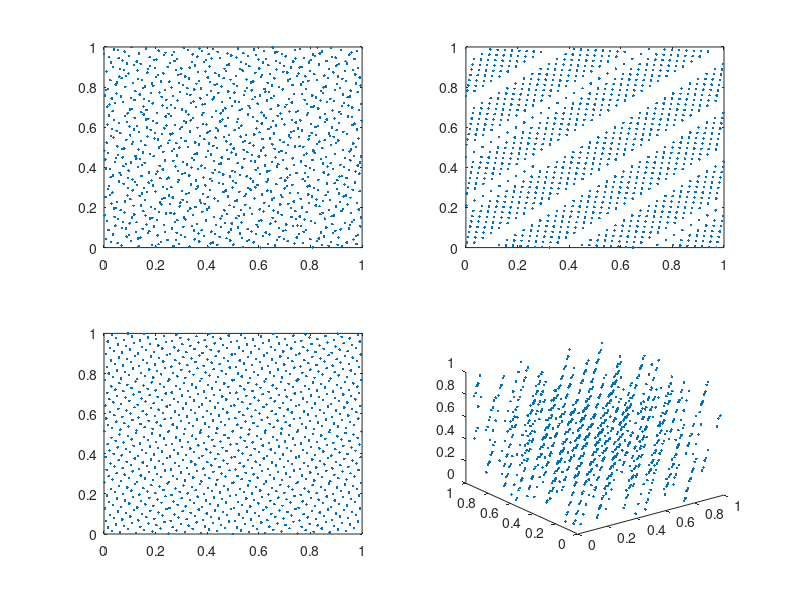

Write MATLAB code to recreate this figure.
function quasi

overview_plot

% function for esimation start-discrepancy
% Halton 1960
% D* = prod_i (3b_i -2)/ln b_i (ln n)^s/N
% Niederreiter 1992
% D* = s/N + 1/N prod_i [ (b_i -1)/(2 ln b_i) ln N + (b_i + 1)/2]
% estimate by MC, generate a_i and compute A(B,P)/N-lambda(B) -> T*


%unittest_quasi
return


function wikipedia_plot
x = halton_sequence(10, 2, 1);
plot(x(:,1), x(:,2), 'ro')
hold all;
x = halton_sequence(90, 2, 11);
plot(x(:,1), x(:,2), 'bo')
hold all;
x = halton_sequence(156, 2, 101);
plot(x(:,1), x(:,2), 'go')
axis equal
hold off;



function overview_plot
n=1000;

subplot(2,2,1)
x = halton_sequence(n, 2);
plot(x(:,1), x(:,2), '.')

subplot(2,2,2)
x = halton_sequence(n, 14);
plot(x(:,11), x(:,13), '.')

subplot(2,2,3)
x = hammersley_set(n, 2);
plot(x(:,1), x(:,2), '.')

subplot(2,2,4)
x = halton_sequence(n, 10);
%plot3(x(:,1), x(:,2), x(:,3), '.')
plot3(x(:,7), x(:,8), x(:,9), '.')


function unittest_quasi
% http://en.wikipedia.org/wiki/Halton_sequence
% http://en.wikipedia.org/wiki/Van_der_Corput_sequence

munit_set_function('van_der_corput');

% test for base 2
assert_equals(van_der_corput(1:9, 2), [1/2, 1/4, 3/4, 1/8, 5/8, 3/8, ...
    7/8, 1/16, 9/16]);
% test for diff start value
assert_equals(van_der_corput(7:9, 2), [7/8, 1/16, 9/16]);
% test for diff shapes (in=out)
assert_equals(van_der_corput(1:9, 2)', [1/2, 1/4, 3/4, 1/8, 5/8, 3/8, ...
    7/8, 1/16, 9/16]');
assert_equals(van_der_corput(ones(3), 2), ones(3)/2);
% test for base 3
assert_equals(van_der_corput(1:9, 3), [1/3, 2/3, 1/9, 4/9, 7/9, 2/9, ...
    5/9, 8/9, 1/27]);
% test for base 10
assert_equals(van_der_corput(1:23, 10), [0.1, 0.2, 0.3, 0.4, 0.5, 0.6, ...
    0.7, 0.8, 0.9, 0.01, 0.11, 0.21, 0.31, 0.41, 0.51, 0.61, 0.71, ...
    0.81, 0.91, 0.02, 0.12, 0.22, 0.32])



munit_set_function('nprimes');

p = nprimes(77);
assert_equals(length(p), 77);
assert_equals(isprime(p), true(1,77));



munit_set_function('halton_sequence');

% test for dim 1
assert_equals(halton_sequence(5, 1), [1/2, 1/4, 3/4, 1/8, 5/8]');
% test for dim 2
assert_equals(halton_sequence(5, 2), [[1/2, 1/4, 3/4, 1/8, 5/8];
    [1/3, 2/3, 1/9, 4/9, 7/9]]');
% test for dim 2, start = 2
assert_equals(halton_sequence(4, 2, 2), [[1/4, 3/4, 1/8, 5/8];
    [2/3, 1/9, 4/9, 7/9]]');


munit_set_function('hammersley_set');

l = (1:5)/5;
% test for dim 1
assert_equals(hammersley_set(5, 1), l');
% test for dim 2
assert_equals(hammersley_set(5, 2), [[1/2, 1/4, 3/4, 1/8, 5/8]; l]');
% test for dim 3
assert_equals(hammersley_set(5, 3), [[1/2, 1/4, 3/4, 1/8, 5/8];
    [1/3, 2/3, 1/9, 4/9, 7/9]; l]');




function q = halton_sequence(n, d, n0)
if nargin<3
    n0=1;
end

% optional arguments: n0, primes
% scramble, drop_n
% primes need only to be pairwise coprime
p = nprimes(d);
q = zeros(n, d);
for i = 1:d
    q(:,i) = van_der_corput(n0:(n+n0-1), p(i));
end

function q = hammersley_set(n, d)
% optional arguments: primes
% scramble, drop_n (on halton part)
% primes need only to be pairwise coprime
p = nprimes(d-1);
q = zeros(n, d);
for i = 1:(d-1)
    q(:,i) = van_der_corput(1:n, p(i));
end
q(:,d) = (1:n)/n;

function p=nprimes(m)
if m==0
    p=zeros(1,0);
    return
end
% follows from prime number theorem plus some fitting (i.e. the number of
% of primes smaller than n  is always slightly larger than m)
n = m * log(m) * 1.2 + 3;
p = primes(n);
% the following loop should never execute (its just a precaution, since the
% formula for n above is not guaranteed)
while length(p)<m
    n = n * 2;
    p = primes(n);
end
p = p(1:m);
   

function q = van_der_corput(n, p)
assert(all(n(:)>=0))
assert(all(n(:)==round(n(:) )))

q = zeros(size(n));
f = 1/p;
while true
    r = rem(n, p);
    q = q + f * r;
    n = floor(n/p);
    if all(n(:)==0)
        break;
    end
    f = f/p;
end

